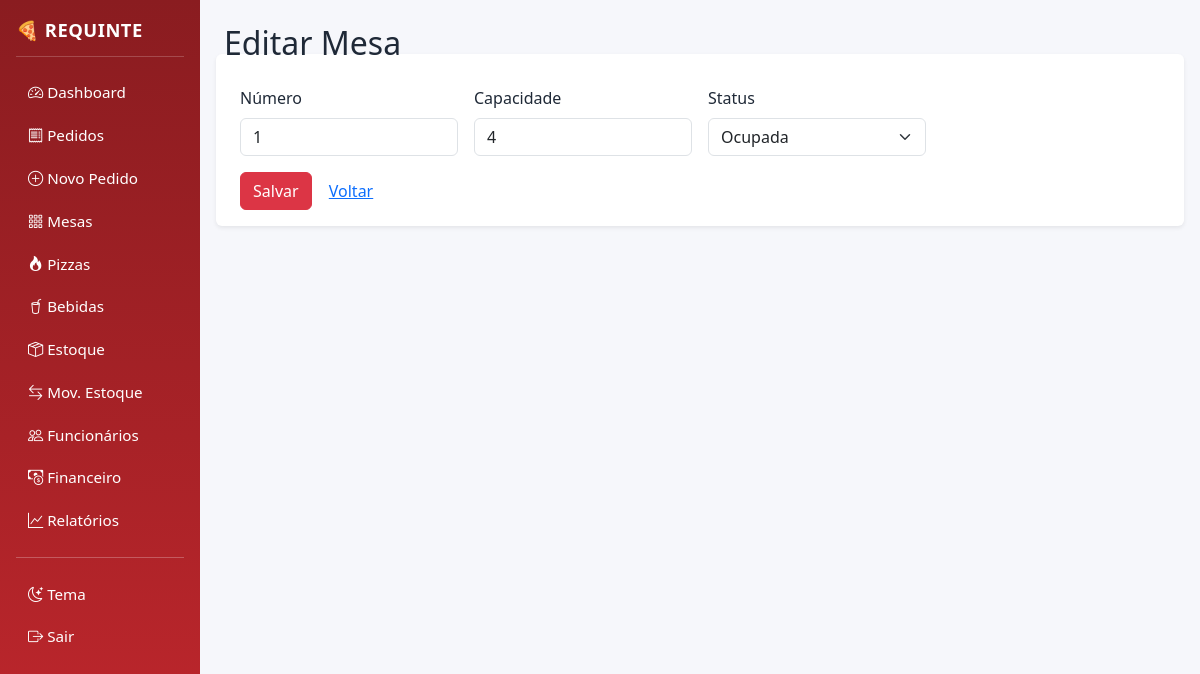
/mesas/1/editar (signed in), run on the app's committed database.
### models.py (models this page shows)
class Mesa(db.Model):
    __tablename__ = "mesas"
    id = db.Column(db.Integer, primary_key=True)
    numero = db.Column(db.Integer, unique=True, nullable=False)
    capacidade = db.Column(db.Integer, default=4)
    status = db.Column(db.String(20), default="Livre")  # Livre, Ocupada, Reservada, Em limpeza

### routes/mesas.py (the view)
@bp.route("/<int:mid>/editar", methods=["GET","POST"])
@login_required
def editar(mid):
    m = Mesa.query.get_or_404(mid); form = MesaForm(obj=m)
    if form.validate_on_submit():
        form.populate_obj(m); db.session.commit()
        return redirect(url_for("mesas.listar"))
    return render_template("mesa_form.html", form=form, titulo="Editar Mesa")

### routes/mesas.py
class MesaForm(FlaskForm):
    numero = IntegerField("Número", validators=[DataRequired(), NumberRange(min=1)])
    capacidade = IntegerField("Capacidade", validators=[NumberRange(min=1)], default=4)
    status = SelectField("Status", choices=[("Livre","Livre"),("Ocupada","Ocupada"),("Reservada","Reservada"),("Em limpeza","Em limpeza")])

### models.py (called while the page is built)
    @property
    def is_active(self):
        return self.ativo

### templates/mesa_form.html
{% extends "base.html" %}{% block content %}
<h2>{{titulo}}</h2>
<form method="post" class="row g-3 bg-white p-3 rounded shadow-sm">{{ form.hidden_tag() }}
<div class="col-md-3"><label class="form-label">Número</label>{{ form.numero(class="form-control") }}</div>
<div class="col-md-3"><label class="form-label">Capacidade</label>{{ form.capacidade(class="form-control") }}</div>
<div class="col-md-3"><label class="form-label">Status</label>{{ form.status(class="form-select") }}</div>
<div class="col-12"><button class="btn btn-danger">Salvar</button>
<a class="btn btn-link" href="{{ url_for('mesas.listar') }}">Voltar</a></div>
</form>{% endblock %}

### static/css/app.css (style rules this page uses)
:root { --bg:#f6f7fb;--card:#fff;--brand:#c1272d;--brand-dark:#8a1c20;--text:#1f2937;--muted:#6b7280; }
body { background:var(--bg);color:var(--text); }

### data on the page
Mesa: numero "1", capacidade "4", status "Ocupada"

### other printed values
{{ titulo }} "Editar Mesa"
